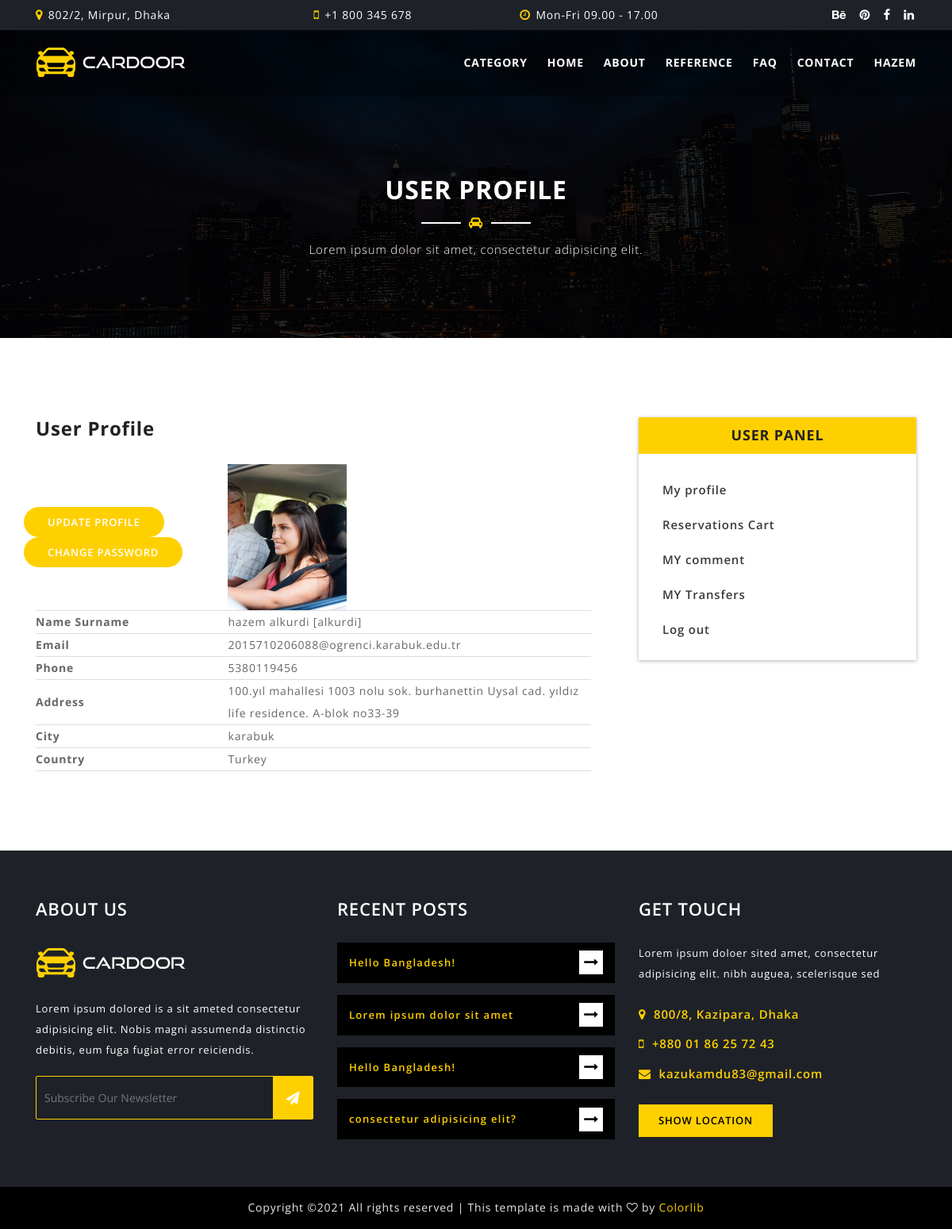
The app's page /user/ (signed in), older data.
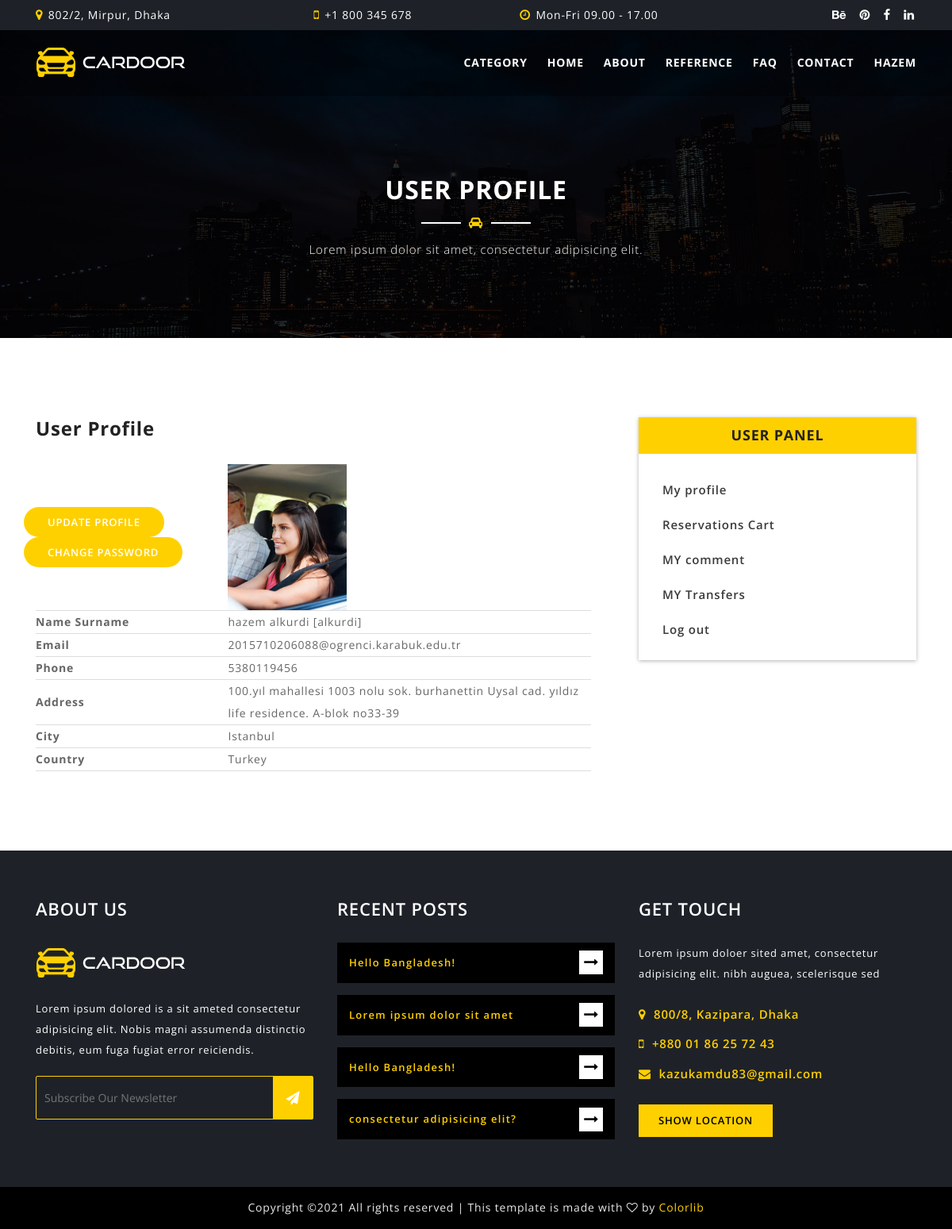
The same page, newer data.
### home/models.py (models this page shows, shortened)
class UserProfile(models.Model):
    user = models.OneToOneField(User, on_delete=models.CASCADE)
    phone = models.CharField(blank=True, max_length=20)
    address = models.CharField(blank=True, max_length=150)
    city = models.CharField(blank=True, max_length=20)
    country = models.CharField(blank=True, max_length=20)
    image = models.ImageField(blank=True, upload_to='images/users/')
    def user_name(self):
        return self.user.first_name + ' ' + self.user.last_name + ' [' + self.user.username + '] '
    def image_tag(self):
        return mark_safe('<img src="{}" height="50"/>'.format(self.image.url))
    image_tag.short_description = 'Image'

### user/views.py (the view)
# urls.py: path('', views.index, name='index'),
def index(request):
    category = Category.objects.all()
    current_user = request.user
    profile = UserProfile.objects.get(user_id=current_user.id)
    context = {'category': category,
               'profile': profile, }
    return render(request, 'user_profile.html', context)

### user/templates/user_profile.html (shortened to what the changed rows need)
{% extends "homebase.html" %}
{% block body %}
<section id="page-title-area" class="section-padding overlay">
        <div class="container">
            <div class="row">
                <div class="col-lg-12">
                    <div class="section-title  text-center">
                        <h2>User Profile</h2>
                    </div>
                </div>
            </div>
        </div>
    </section>
    <section id="car-list-area" class="section-padding">
        <div class="container">
            <div class="row">
                <div class="col-lg-8">
                    <div class="car-details-content">
                        <div class="car-details-info">
                            <table cellpadding="5" width="700">
                        <tr>
                            <th style="border-bottom: 1px solid #ddd;">
                                <div class="row">
                                <div class="about-btn"><a href="/user/update">Update Profile</a></div>
                                <div class="about-btn"><a href="/user/password">Change Password</a></div>
                                </div>
                            </th>
                            <td style="border-bottom: 1px solid #ddd;"><img width=150 height=150; src="{{ profile.image.url }}"></td>
                        </tr>
                        <tr>
                            <th style="border-bottom: 1px solid #ddd;">Name Surname</th>
                            <td style="border-bottom: 1px solid #ddd;">{{ profile.user_name }}</td>
                        </tr>
                        <tr>
                            <th style="border-bottom: 1px solid #ddd;">Email</th>
                            <td style="border-bottom: 1px solid #ddd;">{{ profile.user.email }}</td>
                        </tr>
                        <tr>
                            <th style="border-bottom: 1px solid #ddd;">Phone</th>
                            <td style="border-bottom: 1px solid #ddd;">{{ profile.phone }}</td>
                        </tr>
                        <tr>
                            <th style="border-bottom: 1px solid #ddd;">Address</th>
                            <td style="border-bottom: 1px solid #ddd;">{{ profile.address }}</td>
                        </tr>
                        <tr>
                            <th style="border-bottom: 1px solid #ddd;">City</th>
                            <td style="border-bottom: 1px solid #ddd;">{{ profile.city }}</td>
                        </tr>
                        <tr>
                            <th style="border-bottom: 1px solid #ddd;">Country</th>
                            <td style="border-bottom: 1px solid #ddd;">{{ profile.country }}</td>
                        </tr>
                    </table>
                        </div>
                    </div>
                </div>
            </div>
        </div>
    </section>
{% endblock %}

Row changes from the older to the newer data that the page shows:
changed UserProfile "Turkey": city "karabuk" → "Istanbul"
